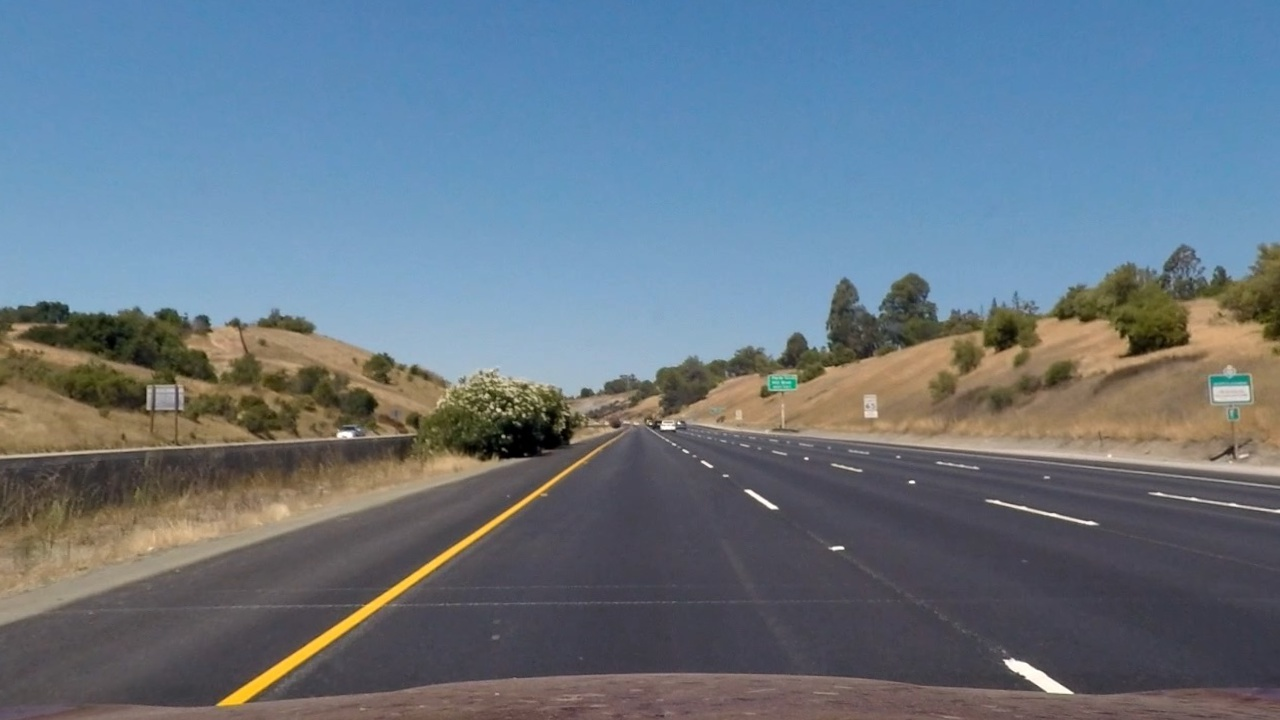
#> input picture output_images/straight_lines1_undistorted.jpg, 1280 x 720 px
$ jupyter execute --allow-errors Perspective_Transform_tests.ipynb   (shell and % lines are left out)
#> lines starting #> are read from the running program, lines starting #| are printed output that depends on the picture
### camera_cal_helper.py
'''This file is developed for the Udacity Project Advance Lane Finding.
It contains functions to help solving the camera calibration and perspective transform.
All functions are based on those included in Lesson 6 from the Udacity course Self-driving car engineer.'''

import numpy as np
import cv2
import matplotlib.pyplot as plt

# [31 lines left out: functions find_corners_chessbooard, object_points, cal_undistort, not called in this run]

def pers_transform(image, x_off_low, x_off_high, Inv=0):
    '''Function to perform persective transform on lane road images
    It creates the source and destination ponts from x_off_low and x_off_high
    Inv is a flag to make the inverse transform'''
    # Define image size for warpPerspective function
    img_size = (image.shape[1], image.shape[0])
    #Parameters for source and destination points
    xmid=image.shape[1]/2
    yhigh=image.shape[0]*0.65
    ylow=image.shape[0]
    x_off=(x_off_high+x_off_low)//2
    #Source points
    source= np.float32([[xmid-x_off_low,ylow],[xmid+x_off_low,ylow],[xmid+x_off_high,yhigh],[xmid-x_off_high,yhigh]])
    #Destination points
    dest= np.float32([[xmid-x_off,ylow],[xmid+x_off,ylow],[xmid+x_off,0],[xmid-x_off,0]])
    #Perspective matrix
    if not Inv:
        M = cv2.getPerspectiveTransform(source, dest)
    else:
        M = cv2.getPerspectiveTransform(dest, source)
    #Perform perspective transform
    transformed = cv2.warpPerspective(image, M, img_size, flags=cv2.INTER_LINEAR)
    return transformed

### Perspective_Transform_tests.ipynb
[cell 1]
import numpy as np
import cv2
import matplotlib.pyplot as plt
import camera_cal_helper as cal

[cell 2]
image=cv2.imread('output_images/straight_lines1_undistorted.jpg')
#> image is the input picture: shape (720, 1280, 3); mean B, G, R 131.6, 118.3, 103.6
image.shape
#> Out = (720, 1280, 3)

[cell 3]
xmid=image.shape[1]/2
#> xmid = 640
offlow=450
offhigh=75
yhigh=image.shape[0]*0.65
#> yhigh = 468
ylow=image.shape[0]
#> ylow = 720

[cell 4]
Psrc_1=[xmid-offlow,ylow]
#> Psrc_1 = [190, 720]
Psrc_2=[xmid+offlow,ylow]
#> Psrc_2 = [1090, 720]
Psrc_3=[xmid+offhigh,yhigh]
#> Psrc_3 = [715, 468]
Psrc_4=[xmid-offhigh,yhigh]
#> Psrc_4 = [565, 468]

[cell 5]
plt.imshow(image)
plt.plot(Psrc_1[0], Psrc_1[1],'.')
plt.plot(Psrc_2[0], Psrc_2[1],'.')
plt.plot(Psrc_3[0], Psrc_3[1],'.')
plt.plot(Psrc_4[0], Psrc_4[1],'.')
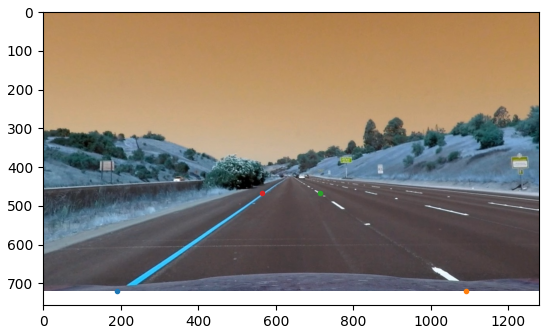
#> figure drawn by matplotlib, 1 panel; B, G, R data is drawn as R, G, B

[cell 6]
new=cal.pers_transform(image, offlow, offhigh)
#> in pers_transform, `transformed = cv2.warpPerspective(image, M, img_size, flags=cv2.INTER_..`:
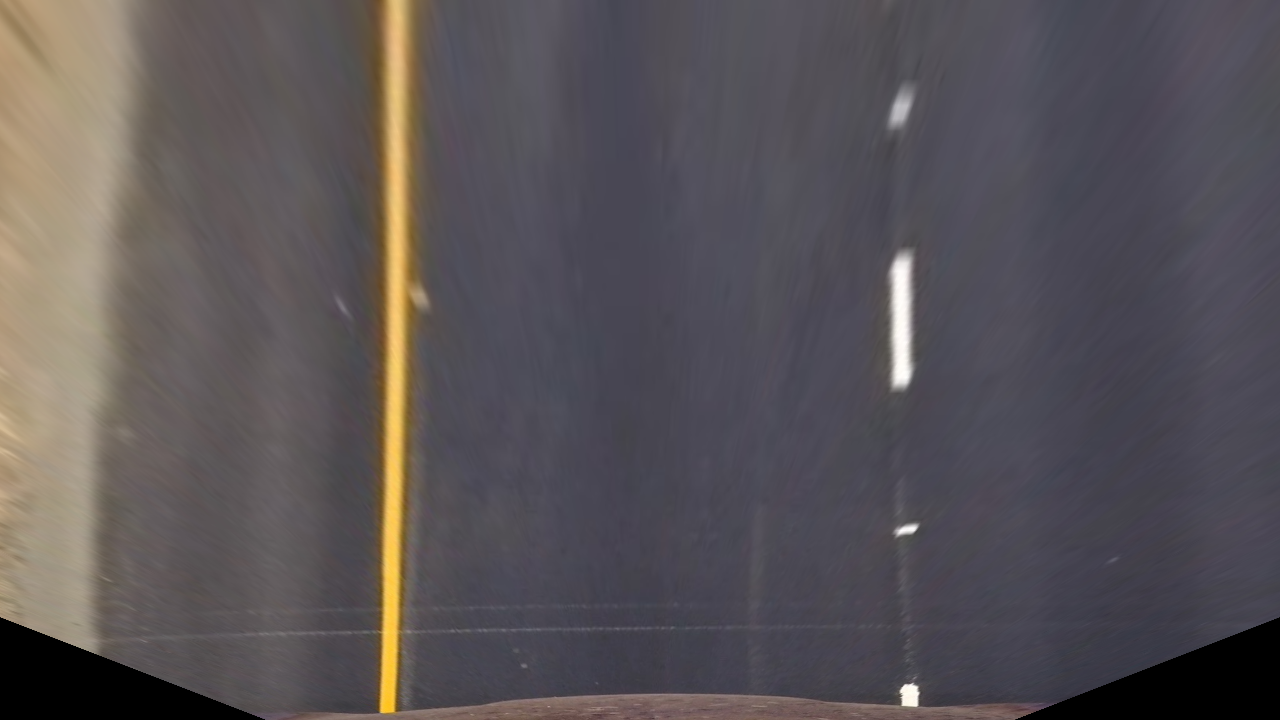
#> transformed: shape (720, 1280, 3); mean B, G, R 86.8, 83.8, 89.1
#> (the rest of this cell did not finish here and is left out)

[cell 7]
new_orig=cal.pers_transform(new, offlow, offhigh, 1)
#> call 2 of pers_transform, with x_off_low = 450, x_off_high = 75, Inv = 1
#> in pers_transform (call 2), `transformed = cv2.warpPerspective(image, M, img_size, flags=cv2.INTER_..`:
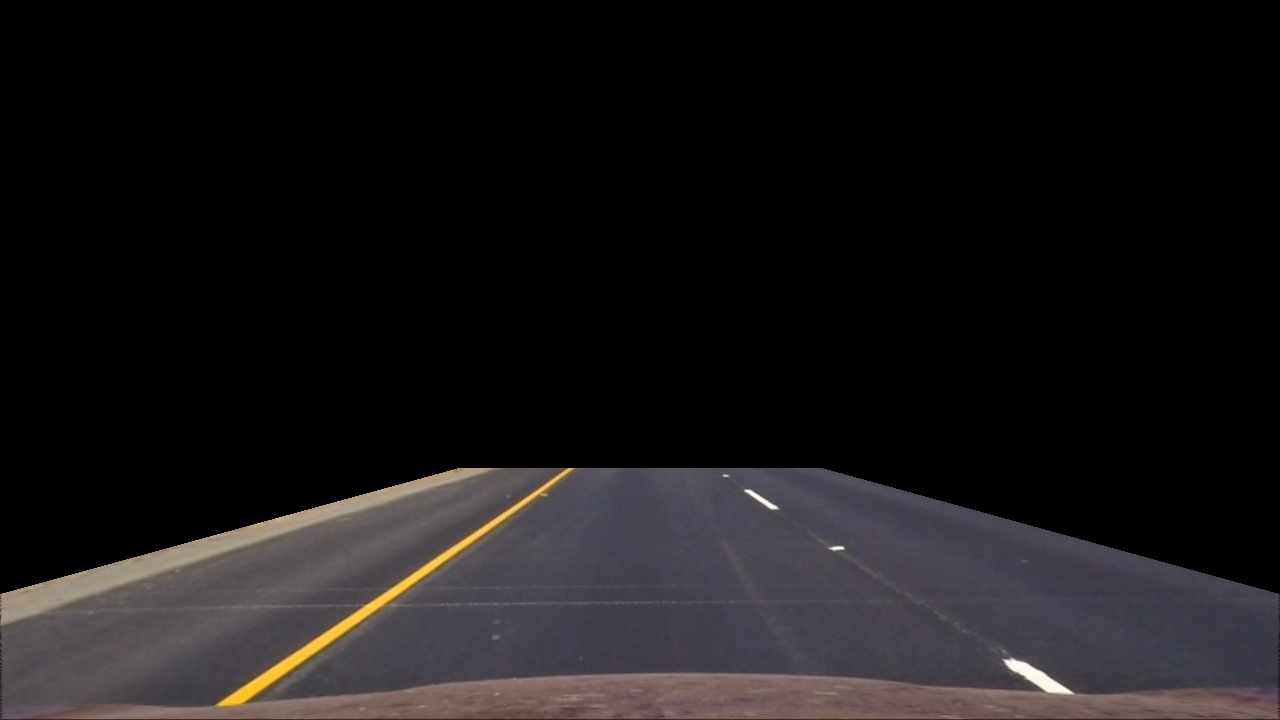
#> transformed: shape (720, 1280, 3); mean B, G, R 24.2, 23.3, 25.4
#> (the rest of this cell did not finish here and is left out)

$ run again, with output_images/straight_lines2_undistorted.jpg copied over output_images/straight_lines1_undistorted.jpg
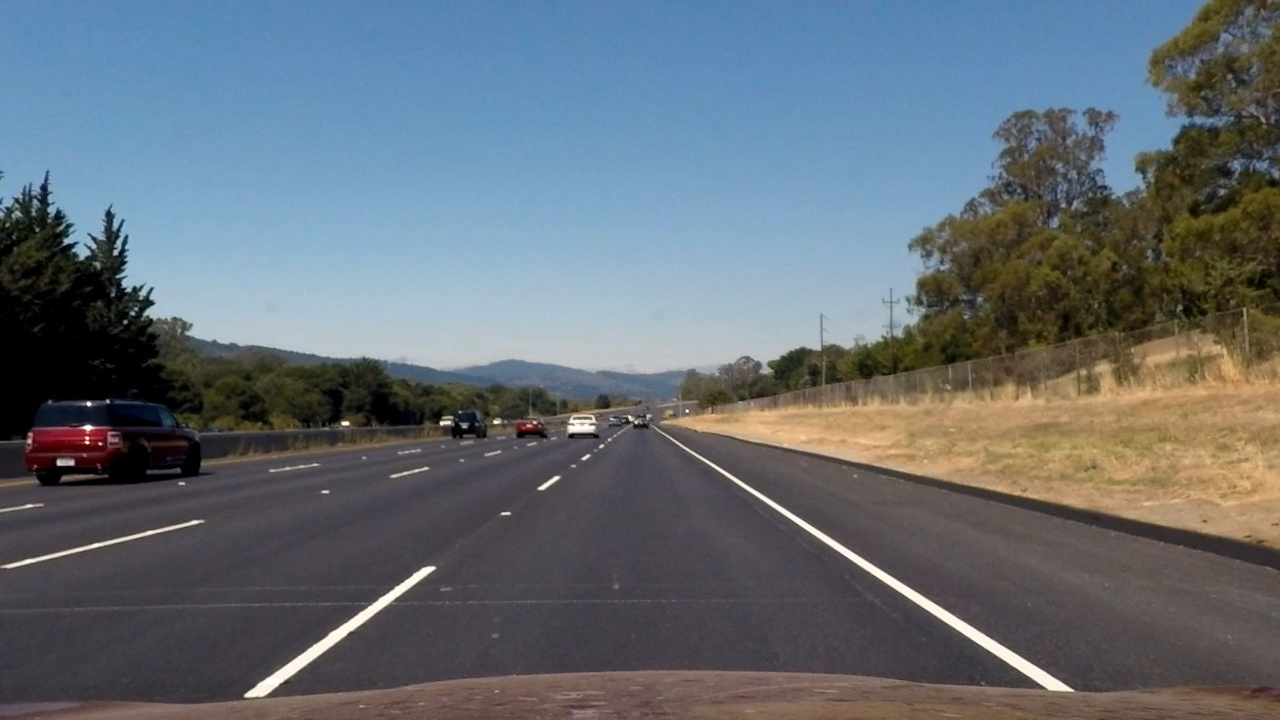
#> input picture output_images/straight_lines2_undistorted.jpg, 1280 x 720 px
#> image is the input picture: shape (720, 1280, 3); mean B, G, R 116.7, 109.1, 100.4
#> `[cell 5] plt.imshow(image) plt.plot(Psrc_1[0], Psrc_1[1],'.') plt.plot..`:
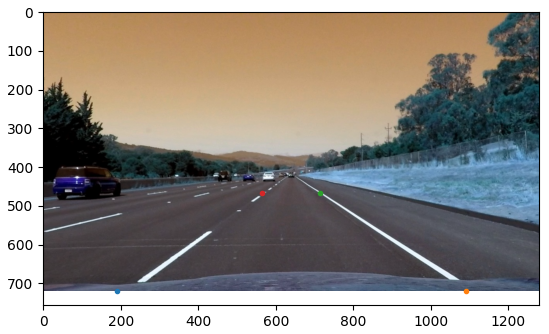
#> figure drawn by matplotlib, 1 panel; B, G, R data is drawn as R, G, B
#> in pers_transform (call 2), `transformed = cv2.warpPerspective(image, M, img_size, flags=cv2.INTER_..`:
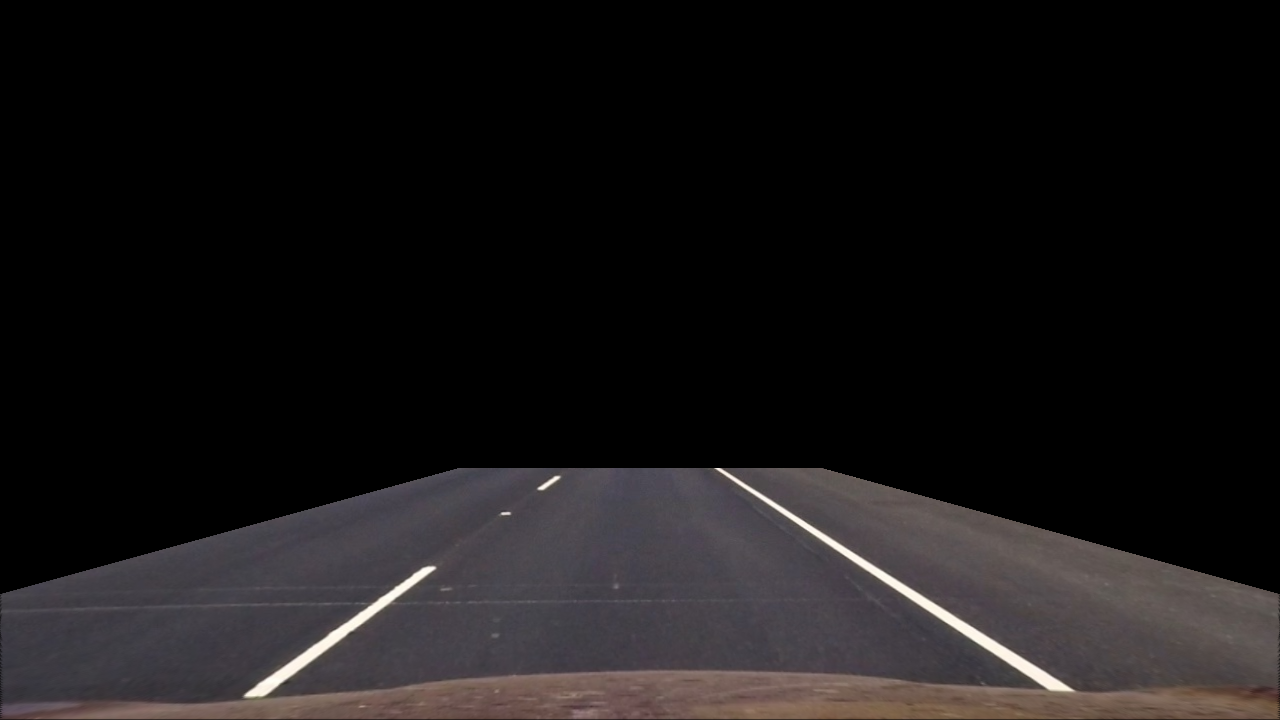
#> transformed: shape (720, 1280, 3); mean B, G, R 22.8, 22.2, 24.5
